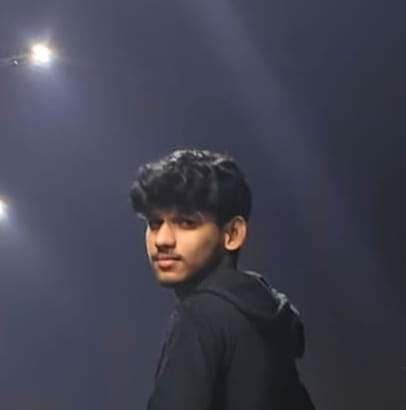
#> input picture test_face.jpg, 406 x 410 px
$ python -i artistic_gradio_app.py   (imports and definitions only)   (older library calls are emulated)
#> lines starting #> are read from the running program, lines starting #| are printed output that depends on the picture
import gradio as gr
import cv2
import numpy as np
from PIL import Image

def perfect_artistic_sketch(image):
    """
    PERFECT ARTISTIC SKETCH - Pure Art Quality
    No AI model needed - pure CV2 mastery
    """
    if image is None:
        return None

    # Convert PIL to OpenCV
    img_np = np.array(image)
    img_bgr = cv2.cvtColor(img_np, cv2.COLOR_RGB2BGR)
#> img_bgr is the input picture: shape (410, 406, 3); mean B, G, R 81, 66.2, 65.2
    gray = cv2.cvtColor(img_bgr, cv2.COLOR_BGR2GRAY)
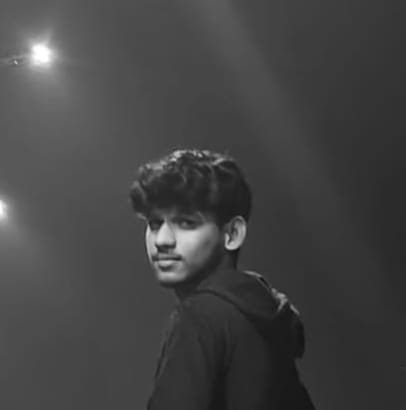
#> gray: shape (410, 406); min 17, max 255, mean 67.6

    # ==========================================
    # STEP 1: ENHANCED BASE LINE ART
    # ==========================================
    clahe = cv2.createCLAHE(clipLimit=2.5, tileGridSize=(8, 8))
    enhanced = clahe.apply(gray)
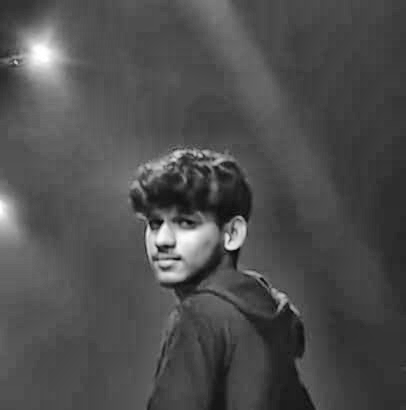
#> enhanced: shape (410, 406); min 10, max 255, mean 77.6

    inverted = 255 - enhanced

    # Multi-scale color dodge
    blur1 = cv2.GaussianBlur(inverted, (25, 25), 0)
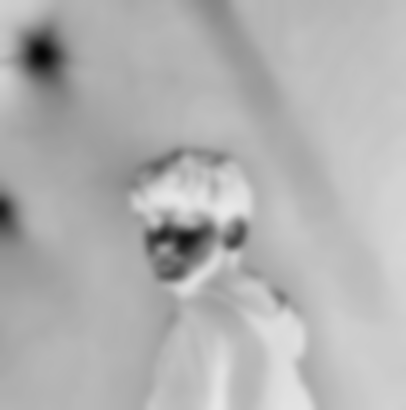
#> blur1: shape (410, 406); min 6, max 232, mean 177.4
    sketch_soft = cv2.divide(enhanced, 255 - blur1, scale=256)

    blur2 = cv2.GaussianBlur(inverted, (11, 11), 0)
    sketch_detail = cv2.divide(enhanced, 255 - blur2, scale=256)

    base_lines = cv2.addWeighted(sketch_soft, 0.7, sketch_detail, 0.3, 0)

    # ==========================================
    # STEP 2: GENTLE VOLUMETRIC SHADING
    # ==========================================
    smooth = cv2.bilateralFilter(gray, 9, 100, 100)
    kernel = cv2.getStructuringElement(cv2.MORPH_ELLIPSE, (21, 21))
    shadows = cv2.morphologyEx(smooth, cv2.MORPH_GRADIENT, kernel)
    shadows = cv2.GaussianBlur(shadows, (25, 25), 0)
    shadows = cv2.normalize(shadows, None, 0, 50, cv2.NORM_MINMAX)

    # ==========================================
    # STEP 3: DELICATE TEXTURE
    # ==========================================
    laplacian = cv2.Laplacian(gray, cv2.CV_64F, ksize=3)
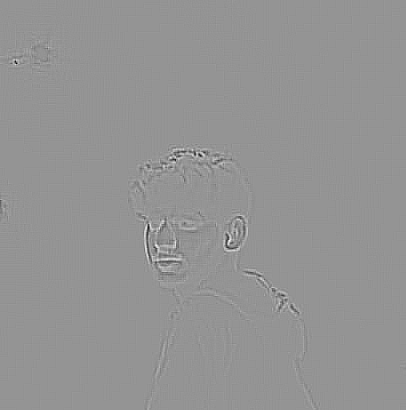
#> laplacian: shape (410, 406) float64; min -394, max 284, mean 0; drawn with min black and max white
    laplacian = np.abs(laplacian)
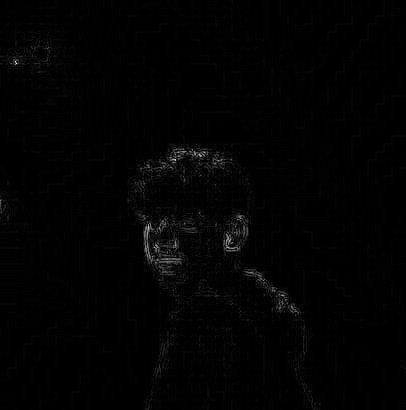
#> laplacian: shape (410, 406) float64; min 0, max 394, mean 4.5; drawn with min black and max white
    laplacian = np.uint8(laplacian / laplacian.max() * 255)
    laplacian_inv = 255 - laplacian
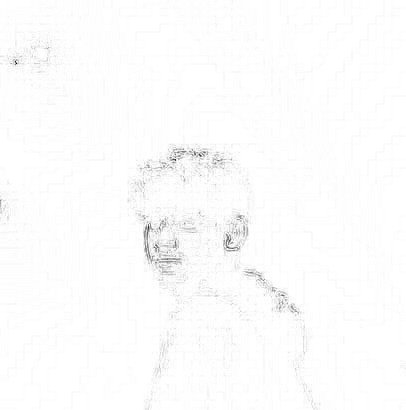
#> laplacian_inv: shape (410, 406); min 0, max 255, mean 252.3
    texture = cv2.GaussianBlur(laplacian_inv, (3, 3), 0)

    # ==========================================
    # STEP 4: ARTISTIC PAPER GRAIN
    # ==========================================
    h, w = gray.shape
#> h = 410; w = 406
    grain = np.random.normal(0, 3, (h, w)).astype(np.int16)

    # ==========================================
    # STEP 5: INTELLIGENT COMBINATION
    # ==========================================
    result = base_lines.copy().astype(np.float32)
    result = result - shadows
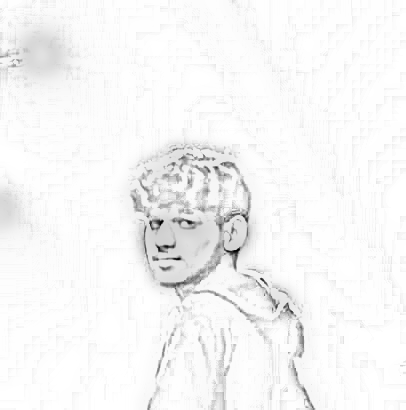
#> result: shape (410, 406) float32; min -10, max 255, mean 245.5; drawn with min black and max white
    result = cv2.addWeighted(result.astype(np.uint8), 0.92, texture, 0.08, 0)
    result = np.clip(result.astype(np.int16) + grain, 0, 255).astype(np.uint8)

    # ==========================================
    # STEP 6: FINAL ARTISTIC TOUCH
    # ==========================================
    result = cv2.convertScaleAbs(result, alpha=1.15, beta=-5)
    result = cv2.threshold(result, 248, 255, cv2.THRESH_TRUNC)[1]
    result = cv2.normalize(result, None, 5, 255, cv2.NORM_MINMAX)

    return Image.fromarray(result)


# [71 lines left out: function adjustable_artistic_sketch, not called in this run]


# ==========================================
# GRADIO UI
# ==========================================
# [109 lines not run here, left out]

>>> import cv2
>>> picture = cv2.cvtColor(cv2.imread('../test_face.jpg'), cv2.COLOR_BGR2RGB)
>>> result = perfect_artistic_sketch(picture)
